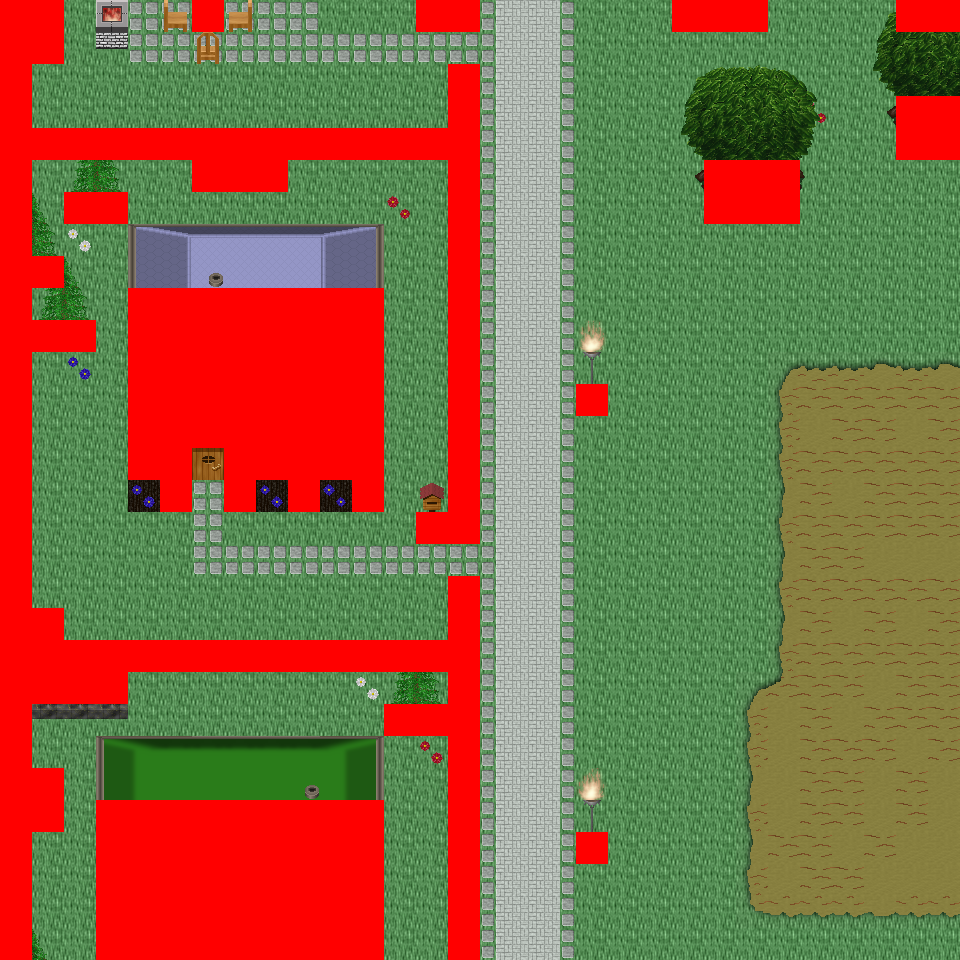

A level layout from a 2D game, rendered from its tile map. Below: a short description, then the map file with tile-grid data replaced by summaries:
An orthogonal 30x30 tile map with 32x32 px tiles, 6 tile layers (Ground, Object, Object2, Above, ...), 60 tilesets and 9 objects (9x mapExit).

<map version="1.0" orientation="orthogonal" renderorder="right-down" width="30" height="30" tilewidth="32" tileheight="32" nextobjectid="10">
  <tileset firstgid="1" name="tileset_logic_collision" tilewidth="32" tileheight="32" tilecount="1" columns="1">
    <image source="../drawable/tileset_logic_collision.png" width="32" height="32" />
  </tileset>
  <tileset firstgid="2" name="tileset_building_decoration_orbpedestal" tilewidth="32" tileheight="32" tilecount="2" columns="1">
    <image source="../drawable/tileset_building_decoration_orbpedestal.png" width="32" height="64" />
  </tileset>
  <tileset firstgid="4" name="tileset_building_decoration_chimney" tilewidth="32" tileheight="32" tilecount="2" columns="1">
    <image source="../drawable/tileset_building_decoration_chimney.png" width="32" height="64" />
  </tileset>
  <tileset firstgid="6" name="tileset_item_statue_fairypool" tilewidth="32" tileheight="32" tilecount="16" columns="2">
    <image source="../drawable/tileset_item_statue_fairypool.png" width="64" height="256" />
  </tileset>
  <tileset firstgid="22" name="tileset_building_decoration_stone_details" tilewidth="32" tileheight="32" tilecount="4" columns="2">
    <image source="../drawable/tileset_building_decoration_stone_details.png" width="64" height="64" />
  </tileset>
  <tileset firstgid="26" name="tileset_building_door_closed" tilewidth="32" tileheight="32" tilecount="1" columns="1">
    <image source="../drawable/tileset_building_door_closed.png" width="32" height="32" />
  </tileset>
  <tileset firstgid="27" name="tileset_building_door_door" tilewidth="32" tileheight="32" tilecount="6" columns="3">
    <image source="../drawable/tileset_building_door_door.png" width="96" height="64" />
  </tileset>
  <tileset firstgid="33" name="tileset_building_fence_fence_chunky" tilewidth="32" tileheight="32" tilecount="21" columns="3">
    <image source="../drawable/tileset_building_fence_fence_chunky.png" width="96" height="224" />
  </tileset>
  <tileset firstgid="54" name="tileset_building_roof_blue" tilewidth="32" tileheight="32" tilecount="20" columns="5">
    <image source="../drawable/tileset_building_roof_blue.png" width="160" height="128" />
  </tileset>
  <tileset firstgid="74" name="tileset_building_roof_green" tilewidth="32" tileheight="32" tilecount="20" columns="5">
    <image source="../drawable/tileset_building_roof_green.png" width="160" height="128" />
  </tileset>
  <tileset firstgid="94" name="tileset_building_roof_red" tilewidth="32" tileheight="32" tilecount="20" columns="5">
    <image source="../drawable/tileset_building_roof_red.png" width="160" height="128" />
  </tileset>
  <tileset firstgid="114" name="tileset_building_roof_red2" tilewidth="32" tileheight="32" tilecount="20" columns="5">
    <image source="../drawable/tileset_building_roof_red2.png" width="160" height="128" />
  </tileset>
  <tileset firstgid="134" name="tileset_building_roof_roof_borders" tilewidth="32" tileheight="32" tilecount="9" columns="3">
    <image source="../drawable/tileset_building_roof_roof_borders.png" width="96" height="96" />
  </tileset>
  <tileset firstgid="143" name="tileset_building_roof_yellow" tilewidth="32" tileheight="32" tilecount="20" columns="5">
    <image source="../drawable/tileset_building_roof_yellow.png" width="160" height="128" />
  </tileset>
  <tileset firstgid="163" name="tileset_building_window_window_long" tilewidth="32" tileheight="32" tilecount="3" columns="3">
    <image source="../drawable/tileset_building_window_window_long.png" width="96" height="32" />
  </tileset>
  <tileset firstgid="166" name="tileset_ground_cobbled_paving" tilewidth="32" tileheight="32" tilecount="1" columns="1">
    <image source="../drawable/tileset_ground_cobbled_paving.png" width="32" height="32" />
  </tileset>
  <tileset firstgid="167" name="tileset_ground_gravel" tilewidth="32" tileheight="32" tilecount="1" columns="1">
    <image source="../drawable/tileset_ground_gravel.png" width="32" height="32" />
  </tileset>
  <tileset firstgid="168" name="tileset_ground_stone_floors" tilewidth="32" tileheight="32" tilecount="6" columns="3">
    <image source="../drawable/tileset_ground_stone_floors.png" width="96" height="64" />
  </tileset>
  <tileset firstgid="174" name="tileset_ground_ground" tilewidth="32" tileheight="32" tilecount="33" columns="3">
    <image source="../drawable/tileset_ground_ground.png" width="96" height="352" />
  </tileset>
  <tileset firstgid="207" name="tileset_plant_bush_various_small" tilewidth="32" tileheight="32" tilecount="9" columns="3">
    <image source="../drawable/tileset_plant_bush_various_small.png" width="96" height="96" />
  </tileset>
  <tileset firstgid="216" name="tileset_plant_flower_daisy_blue" tilewidth="32" tileheight="32" tilecount="8" columns="2">
    <image source="../drawable/tileset_plant_flower_daisy_blue.png" width="64" height="128" />
  </tileset>
  <tileset firstgid="224" name="tileset_plant_flower_daisy_red" tilewidth="32" tileheight="32" tilecount="8" columns="2">
    <image source="../drawable/tileset_plant_flower_daisy_red.png" width="64" height="128" />
  </tileset>
  <tileset firstgid="232" name="tileset_plant_flower_daisy_white" tilewidth="32" tileheight="32" tilecount="8" columns="2">
    <image source="../drawable/tileset_plant_flower_daisy_white.png" width="64" height="128" />
  </tileset>
  <tileset firstgid="240" name="tileset_plant_flower_daisy_yellow" tilewidth="32" tileheight="32" tilecount="8" columns="2">
    <image source="../drawable/tileset_plant_flower_daisy_yellow.png" width="64" height="128" />
  </tileset>
  <tileset firstgid="248" name="tileset_plant_tree_spruce" tilewidth="32" tileheight="32" tilecount="6" columns="2">
    <image source="../drawable/tileset_plant_tree_spruce.png" width="64" height="96" />
  </tileset>
  <tileset firstgid="254" name="tileset_item_pot_pot_purple" tilewidth="32" tileheight="32" tilecount="1" columns="1">
    <image source="../drawable/tileset_item_pot_pot_purple.png" width="32" height="32" />
  </tileset>
  <tileset firstgid="255" name="tileset_item_pot_pot_tall" tilewidth="32" tileheight="32" tilecount="2" columns="1">
    <image source="../drawable/tileset_item_pot_pot_tall.png" width="32" height="64" />
  </tileset>
  <tileset firstgid="257" name="tileset_item_pot_small_barrel" tilewidth="32" tileheight="32" tilecount="2" columns="1">
    <image source="../drawable/tileset_item_pot_small_barrel.png" width="32" height="64" />
  </tileset>
  <tileset firstgid="259" name="tileset_item_postbox" tilewidth="32" tileheight="32" tilecount="4" columns="2">
    <image source="../drawable/tileset_item_postbox.png" width="64" height="64" />
  </tileset>
  <tileset firstgid="263" name="tileset_furniture_chair_wooden_pale" tilewidth="32" tileheight="32" tilecount="4" columns="2">
    <image source="../drawable/tileset_furniture_chair_wooden_pale.png" width="64" height="64" />
  </tileset>
  <tileset firstgid="267" name="tileset_furniture_table_wooden" tilewidth="32" tileheight="32" tilecount="1" columns="1">
    <image source="../drawable/tileset_furniture_table_wooden.png" width="32" height="32" />
  </tileset>
  <tileset firstgid="268" name="tileset_furniture_table_brick_base" tilewidth="32" tileheight="32" tilecount="3" columns="3">
    <image source="../drawable/tileset_furniture_table_brick_base.png" width="96" height="32" />
  </tileset>
  <tileset firstgid="271" name="tileset_furniture_light_iron_lamp" tilewidth="32" tileheight="32" tilecount="3" columns="1">
    <image source="../drawable/tileset_furniture_light_iron_lamp.png" width="32" height="96" />
  </tileset>
  <tileset firstgid="274" name="tileset_furniture_light_flames" tilewidth="32" tileheight="32" tilecount="6" columns="6">
    <image source="../drawable/tileset_furniture_light_flames.png" width="192" height="32" />
  </tileset>
  <tileset firstgid="280" name="tileset_furniture_sink_dark_side_on" tilewidth="32" tileheight="32" tilecount="6" columns="3">
    <image source="../drawable/tileset_furniture_sink_dark_side_on.png" width="96" height="64" />
  </tileset>
  <tileset firstgid="286" name="tileset_ground_grass_corners" tilewidth="32" tileheight="32" tilecount="24" columns="6">
    <image source="../drawable/tileset_ground_grass_corners.png" width="192" height="128" />
  </tileset>
  <tileset firstgid="310" name="tileset_ground_grass_edges" tilewidth="32" tileheight="32" tilecount="36" columns="12">
    <image source="../drawable/tileset_ground_grass_edges.png" width="384" height="96" />
  </tileset>
  <tileset firstgid="346" name="tileset_plant_tree_tree_fluffy" tilewidth="32" tileheight="32" tilecount="12" columns="4">
    <image source="../drawable/tileset_plant_tree_tree_fluffy.png" width="128" height="96" />
  </tileset>
  <tileset firstgid="358" name="tileset_ground_water_dungeon_water" tilewidth="32" tileheight="32" tilecount="30" columns="3">
    <image source="../drawable/tileset_ground_water_dungeon_water.png" width="96" height="320" />
  </tileset>
  <tileset firstgid="388" name="tileset_furniture_table_wooden_rectangular" tilewidth="32" tileheight="32" tilecount="9" columns="3">
    <image source="../drawable/tileset_furniture_table_wooden_rectangular.png" width="96" height="96" />
  </tileset>
  <tileset firstgid="397" name="tileset_item_statue_metal_and_stone" tilewidth="32" tileheight="32" tilecount="6" columns="3">
    <image source="../drawable/tileset_item_statue_metal_and_stone.png" width="96" height="64" />
  </tileset>
  <tileset firstgid="403" name="tileset_ground_fire_fire" tilewidth="32" tileheight="32" tilecount="27" columns="3">
    <image source="../drawable/tileset_ground_fire_fire.png" width="96" height="288" />
  </tileset>
  <tileset firstgid="430" name="tileset_furniture_table_bench" tilewidth="32" tileheight="32" tilecount="3" columns="3">
    <image source="../drawable/tileset_furniture_table_bench.png" width="96" height="32" />
  </tileset>
  <tileset firstgid="433" name="tileset_plant_bush_hosta" tilewidth="32" tileheight="32" tilecount="9" columns="3">
    <image source="../drawable/tileset_plant_bush_hosta.png" width="96" height="96" />
  </tileset>
  <tileset firstgid="442" name="tileset_plant_tree_tree_green" tilewidth="32" tileheight="32" tilecount="88" columns="8">
    <image source="../drawable/tileset_plant_tree_tree_green.png" width="256" height="352" />
  </tileset>
  <tileset firstgid="530" name="tileset_item_sign_large" tilewidth="32" tileheight="32" tilecount="15" columns="5">
    <image source="../drawable/tileset_item_sign_large.png" width="160" height="96" />
  </tileset>
  <tileset firstgid="545" name="tileset_building_wall_wall_brown" tilewidth="32" tileheight="32" tilecount="12" columns="3">
    <image source="../drawable/tileset_building_wall_wall_brown.png" width="96" height="128" />
  </tileset>
  <tileset firstgid="557" name="tileset_ground_green_paving_4" tilewidth="32" tileheight="32" tilecount="3" columns="3">
    <image source="../drawable/tileset_ground_green_paving_4.png" width="96" height="32" />
  </tileset>
  <tileset firstgid="560" name="tileset_item_swing" tilewidth="32" tileheight="32" tilecount="4" columns="2">
    <image source="../drawable/tileset_item_swing.png" width="64" height="64" />
  </tileset>
  <tileset firstgid="564" name="tileset_item_fishrods" tilewidth="32" tileheight="32" tilecount="12" columns="4">
    <image source="../drawable/tileset_item_fishrods.png" width="128" height="96" />
  </tileset>
  <tileset firstgid="576" name="tileset_logic_creature_human_kalavan" tilewidth="32" tileheight="32" tilecount="5" columns="5">
    <image source="../drawable/tileset_logic_creature_human_kalavan.png" width="160" height="32" />
  </tileset>
  <tileset firstgid="581" name="tileset_logic_creature_animal" tilewidth="32" tileheight="32" tilecount="32" columns="8">
    <image source="../drawable/tileset_logic_creature_animal.png" width="256" height="128" />
  </tileset>
  <tileset firstgid="613" name="tileset_building_decoration_numbers" tilewidth="32" tileheight="32" tilecount="20" columns="2">
    <image source="../drawable/tileset_building_decoration_numbers.png" width="64" height="320" />
  </tileset>
  <tileset firstgid="633" name="tileset_ground_green_paving" tilewidth="32" tileheight="32" tilecount="18" columns="3">
    <image source="../drawable/tileset_ground_green_paving.png" width="96" height="192" />
  </tileset>
  <tileset firstgid="651" name="tileset_item_huge_orb" tilewidth="32" tileheight="32" tilecount="16" columns="2">
    <image source="../drawable/tileset_item_huge_orb.png" width="64" height="256" />
  </tileset>
  <tileset firstgid="667" name="tileset_light_light_5x5" tilewidth="32" tileheight="32" tilecount="25" columns="5">
    <image source="../drawable/tileset_light_light_5x5.png" width="160" height="160" />
  </tileset>
  <tileset firstgid="692" name="tileset_light_dim_light_5x5" tilewidth="32" tileheight="32" tilecount="25" columns="5">
    <image source="../drawable/tileset_light_dim_light_5x5.png" width="160" height="160" />
  </tileset>
  <tileset firstgid="717" name="tileset_item_firewood" tilewidth="32" tileheight="32" tilecount="12" columns="3">
    <image source="../drawable/tileset_item_firewood.png" width="96" height="128" />
  </tileset>
  <tileset firstgid="729" name="tileset_logic_creature_fowl" tilewidth="32" tileheight="32" tilecount="6" columns="6">
    <image source="../drawable/tileset_logic_creature_fowl.png" width="192" height="32" />
  </tileset>
  <tileset firstgid="735" name="tileset_logic_creature_human_imperial" tilewidth="32" tileheight="32" tilecount="16" columns="8">
    <image source="../drawable/tileset_logic_creature_human_imperial.png" width="256" height="64" />
  </tileset>
  <layer name="Ground" width="30" height="30">
    <data>[900 cells, 900 non-empty, 7 distinct tile ids]</data>
  </layer>
  <layer name="Object" width="30" height="30">
    <data>[900 cells, 352 non-empty, 55 distinct tile ids]</data>
  </layer>
  <layer name="Object2" width="30" height="30">
    <data>[900 cells, 43 non-empty, 16 distinct tile ids]</data>
  </layer>
  <layer name="Above" width="30" height="30">
    <data>[900 cells, 156 non-empty, 67 distinct tile ids]</data>
  </layer>
  <layer name="Above2" width="30" height="30">
    <data>[900 cells, 10 non-empty, 3 distinct tile ids]</data>
  </layer>
  <layer name="Walkable" width="30" height="30">
    <data>[900 cells, 218 non-empty, 1 distinct tile ids]</data>
  </layer>
  <objectgroup name="MapEvents">
    <object id="1" name="north" type="mapExit" x="64" y="0" width="128" height="32">
      <properties>
        <property name="map" value="level_0_x68_y145" />
        <property name="x" value="2" />
        <property name="y" value="28" />
      </properties>
    </object>
    <object id="2" name="north2" type="mapExit" x="224" y="0" width="192" height="32">
      <properties>
        <property name="map" value="level_0_x68_y145" />
        <property name="x" value="7" />
        <property name="y" value="28" />
      </properties>
    </object>
    <object id="3" name="north3" type="mapExit" x="480" y="0" width="192" height="32">
      <properties>
        <property name="map" value="level_0_x68_y145" />
        <property name="x" value="15" />
        <property name="y" value="28" />
      </properties>
    </object>
    <object id="4" name="north4" type="mapExit" x="768" y="0" width="128" height="32">
      <properties>
        <property name="map" value="level_0_x68_y145" />
        <property name="x" value="24" />
        <property name="y" value="28" />
      </properties>
    </object>
    <object id="5" name="south" type="mapExit" x="32" y="928" width="64" height="32">
      <properties>
        <property name="map" value="level_0_x68_y147" />
        <property name="x" value="1" />
        <property name="y" value="1" />
      </properties>
    </object>
    <object id="6" name="south2" type="mapExit" x="384" y="928" width="64" height="32">
      <properties>
        <property name="map" value="level_0_x68_y147" />
        <property name="x" value="12" />
        <property name="y" value="1" />
      </properties>
    </object>
    <object id="7" name="south3" type="mapExit" x="480" y="928" width="480" height="32">
      <properties>
        <property name="map" value="level_0_x68_y147" />
        <property name="x" value="15" />
        <property name="y" value="1" />
      </properties>
    </object>
    <object id="8" name="east" type="mapExit" x="928" y="32" width="32" height="64">
      <properties>
        <property name="map" value="level_0_x69_y146" />
        <property name="x" value="1" />
        <property name="y" value="1" />
      </properties>
    </object>
    <object id="9" name="east2" type="mapExit" x="928" y="160" width="32" height="800">
      <properties>
        <property name="map" value="level_0_x69_y146" />
        <property name="x" value="1" />
        <property name="y" value="5" />
      </properties>
    </object>
  </objectgroup>
</map>
